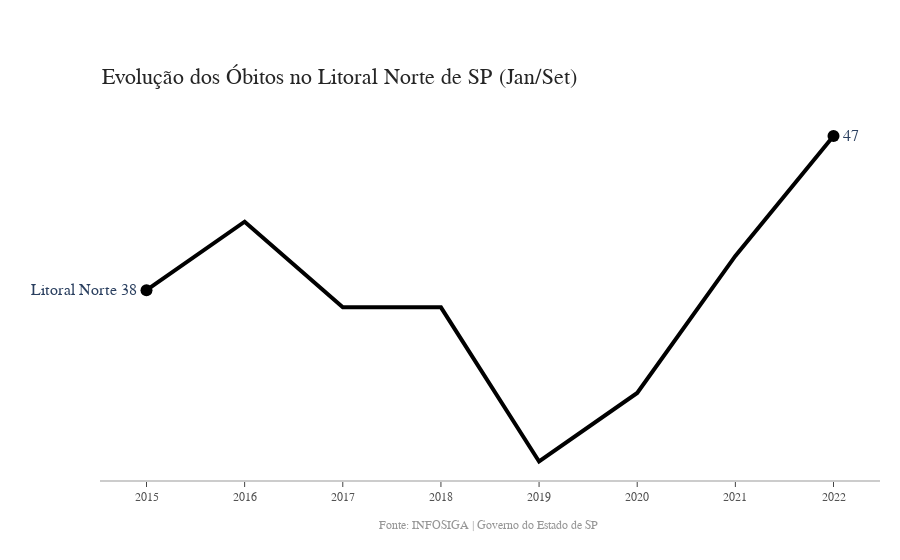

Source (notebook cell):
### Code cell
title = 'Main Source for News'
labels = ['Litoral Norte']
colors = ['rgb(0,0,0)']

mode_size = [12]
line_size = [4]

x_data = np.vstack((np.arange(2015, 2023),)*1)

y_data = array

fig = go.Figure()

for i in range(0, 1):
    fig.add_trace(go.Scatter(x=x_data[i], y=y_data[i], mode='lines',
        name=labels[i],
        line=dict(color=colors[i], width=line_size[i]),
        connectgaps=True,
    ))

    # endpoints
    fig.add_trace(go.Scatter(
        x=[x_data[i][0], x_data[i][-1]],
        y=[y_data[i][0], y_data[i][-1]],
        mode='markers',
        marker=dict(color=colors[i], size=mode_size[i])
    ))

fig.update_layout(
    xaxis=dict(
        showline=True,
        showgrid=False,
        showticklabels=True,
        linecolor='rgb(204, 204, 204)',
        linewidth=2,
        ticks='outside',
        tickfont=dict(
            family='Arial',
            size=12,
            color='rgb(82, 82, 82)',
        ),
    ),
    yaxis=dict(
        showgrid=False,
        zeroline=False,
        showline=False,
        showticklabels=False,
    ),
    autosize=False,
    margin=dict(
        autoexpand=False,
        l=100,
        r=20,
        t=110,
    ),
    showlegend=False,
    plot_bgcolor='white'
)

annotations = []

# Adding labels
for y_trace, label, color in zip(y_data, labels, colors):
    # labeling the left_side of the plot
    annotations.append(dict(xref='paper', x=0.05, y=y_trace[0],
                                  xanchor='right', yanchor='middle',
                                  text=label + ' {}'.format(y_trace[0]),
                                  font=dict(family='Arial',
                                            size=16),
                                  showarrow=False))
    # labeling the right_side of the plot
    annotations.append(dict(xref='paper', x=0.95, y=y_trace[-1],
                                  xanchor='left', yanchor='middle',
                                  text='{}'.format(y_trace[-1]),
                                  font=dict(family='Arial',
                                            size=16),
                                  showarrow=False))
# Title
annotations.append(dict(xref='paper', yref='paper', x=0.0, y=1.05,
                              xanchor='left', yanchor='bottom',
                              text='Evolução dos Óbitos no Litoral Norte de SP (Jan/Set)',
                              font=dict(family='Arial',
                                        size=22,
                                        color='rgb(37,37,37)'),
                              showarrow=False))
# Source
annotations.append(dict(xref='paper', yref='paper', x=0.5, y=-0.1,
                              xanchor='center', yanchor='top',
                              text='Fonte: INFOSIGA | Governo do Estado de SP ',
                              font=dict(family='Arial',
                                        size=12,
                                        color='rgb(150,150,150)'),
                              showarrow=False))

fig.update_layout(annotations=annotations)

fig.show()

### Figure 1 — Plotly figure (JSON) as saved in the notebook; plotly's stock layout.template omitted (floating-point values rounded to 4 significant figures)
{"data": [{"connectgaps": true, "line": {"color": "rgb(0,0,0)", "width": 4}, "mode": "lines", "name": "Litoral Norte", "type": "scatter", "x": [2015, 2016, 2017, 2018, 2019, 2020, 2021, 2022], "y": [38, 42, 37, 37, 28, 32, 40, 47]}, {"marker": {"color": "rgb(0,0,0)", "size": 12}, "mode": "markers", "type": "scatter", "x": [2015, 2022], "y": [38, 47]}], "layout": {"annotations": [{"font": {"family": "Arial", "size": 16}, "showarrow": false, "text": "Litoral Norte 38", "x": 0.05, "xanchor": "right", "xref": "paper", "y": 38, "yanchor": "middle"}, {"font": {"family": "Arial", "size": 16}, "showarrow": false, "text": "47", "x": 0.95, "xanchor": "left", "xref": "paper", "y": 47, "yanchor": "middle"}, {"font": {"color": "rgb(37,37,37)", "family": "Arial", "size": 22}, "showarrow": false, "text": "Evolução dos Óbitos no Litoral Norte de SP (Jan/Set)", "x": 0, "xanchor": "left", "xref": "paper", "y": 1.05, "yanchor": "bottom", "yref": "paper"}, {"font": {"color": "rgb(150,150,150)", "family": "Arial", "size": 12}, "showarrow": false, "text": "Fonte: INFOSIGA | Governo do Estado de SP ", "x": 0.5, "xanchor": "center", "xref": "paper", "y": -0.1, "yanchor": "top", "yref": "paper"}], "autosize": false, "margin": {"autoexpand": false, "l": 100, "r": 20, "t": 110}, "plot_bgcolor": "white", "showlegend": false, "xaxis": {"linecolor": "rgb(204, 204, 204)", "linewidth": 2, "showgrid": false, "showline": true, "showticklabels": true, "tickfont": {"color": "rgb(82, 82, 82)", "family": "Arial", "size": 12}, "ticks": "outside"}, "yaxis": {"showgrid": false, "showline": false, "showticklabels": false, "zeroline": false}}}
